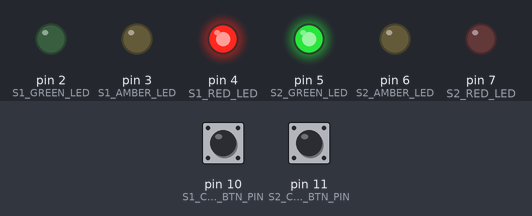
A sketch run on a simulated Arduino Nano, built with avr-gcc and run on an emulated ATmega328P. Shown: output pins drawn as LEDs (lit = HIGH). The test bench sets the inputs (shaded band); at power-on: pin 11 (S2_CROSSWALK_BTN_PIN) LOW, pin 10 (S1_CROSSWALK_BTN_PIN) LOW.

Above: at 1.2 s.
1.3 s: pin 11 (S2_CROSSWALK_BTN_PIN) pulled HIGH for 0.15 s
At 2.1 s:
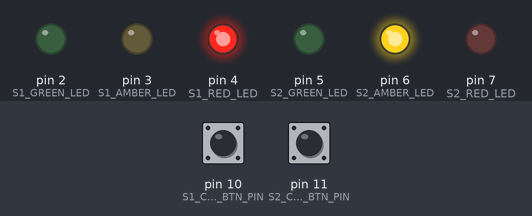
At 3.1 s:
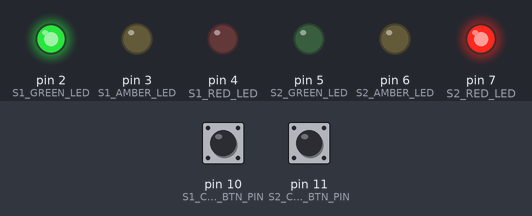
4.4 s: pin 10 (S1_CROSSWALK_BTN_PIN) pulled HIGH for 0.15 s
At 4.7 s:
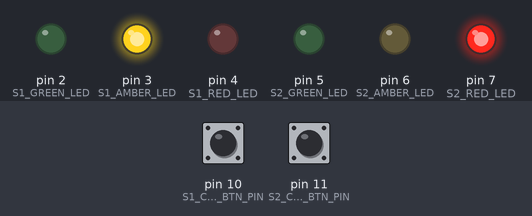
6.8 s: pin 11 (S2_CROSSWALK_BTN_PIN) pulled HIGH for 1 s
Timing chart, 0 to 16.8 s (numbered marks = the images above; inputs shaded):
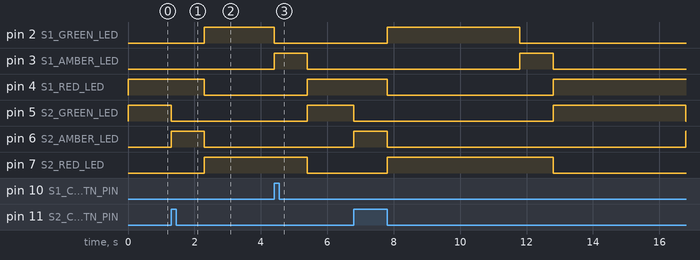

The sketch:

part3-bonus.ino
```cpp
/**
 * SOEN422 – Fall 2025: Embedded Systems/Software
 * Section MM/MI-X - Lab Assignment 1: Part 3
 *
 * Authors: Nathan Grenier, Giuliano Verdone
 */

// Global constants for Arduino Nano I/O Pin Configuration
const unsigned char S1_GREEN_LED = 2;
const unsigned char S1_AMBER_LED = 3;
const unsigned char S1_RED_LED = 4;

const unsigned char S2_GREEN_LED = 5;
const unsigned char S2_AMBER_LED = 6;
const unsigned char S2_RED_LED = 7;

const unsigned char S1_CROSSWALK_BTN_PIN = 10;
const unsigned char S2_CROSSWALK_BTN_PIN = 11;

// Define LED Color Duration Constants (in milliseconds)
const unsigned int RED_DURATION = 5000;
const unsigned int AMBER_DURATION = 1000;
const unsigned int GREEN_DURATION = 4000;

/**
 * Represents a LED node in the doubly linked list.
 * Each node contains the following:
 * - pin: the pin connected to the LED
 * - duration: how long the LED should stay on (in milliseconds)
 * - next: pointer to the next node in the sequence
 * - prev: pointer to the previous node
 */
struct LEDNode
{
    unsigned char pin;
    unsigned int duration;
    LEDNode *next;
    LEDNode *prev;
};

/**
 * Represents a traffic light system.
 * Each traffic light contains the following:
 * - currentLED: pointer to the currently active LED node in a doubly linked list
 * - currentLEDStartTime: the time when the current LED was turned on (relative to the beginning of a record time)
 */
struct TrafficLight
{
    LEDNode *currentLED;
    unsigned long currentLEDStartTime;
};

LEDNode S1Red, S1Amber, S1Green;
LEDNode S2Red, S2Amber, S2Green;

TrafficLight S1TrafficLight;
TrafficLight S2TrafficLight;

struct CrosswalkButton {
  unsigned char pin;
  bool lastButtonState;
};

CrosswalkButton S1CrosswalkButton;
CrosswalkButton S2CrosswalkButton;

/**
 * Arduino setup function.
 *
 * Initializes pin modes and constructs the linked list of LED nodes.
 */
void setup()
{
    pinMode(S1_GREEN_LED, OUTPUT);
    pinMode(S1_AMBER_LED, OUTPUT);
    pinMode(S1_RED_LED, OUTPUT);

    pinMode(S2_GREEN_LED, OUTPUT);
    pinMode(S2_AMBER_LED, OUTPUT);
    pinMode(S2_RED_LED, OUTPUT);

    pinMode(S1_CROSSWALK_BTN_PIN, INPUT);
    pinMode(S2_CROSSWALK_BTN_PIN, INPUT);

    // Initialize the CrosswalkButtons
    S1CrosswalkButton = {S1_CROSSWALK_BTN_PIN, LOW};
    S2CrosswalkButton = {S2_CROSSWALK_BTN_PIN, LOW};

    // Create LED nodes for TrafficLights
    S1Red = {S1_RED_LED, RED_DURATION, &S1Green, &S1Amber};
    S1Amber = {S1_AMBER_LED, AMBER_DURATION, &S1Red, &S1Green};
    S1Green = {S1_GREEN_LED, GREEN_DURATION, &S1Amber, &S1Red};

    S2Red = {S2_RED_LED, RED_DURATION, &S2Green, &S2Amber};
    S2Amber = {S2_AMBER_LED, AMBER_DURATION, &S2Red, &S2Green};
    S2Green = {S2_GREEN_LED, GREEN_DURATION, &S2Amber, &S2Red};

    // S1 Traffic Light Starts on Red
    S1TrafficLight = {&S1Red, 0};
    // S2 Traffic Light Starts on Green
    S2TrafficLight = {&S2Green, 0};

    // Initially, turn on the starting LEDs of both traffic lights
    unsigned long now = millis();

    digitalWrite(S1TrafficLight.currentLED->pin, HIGH);
    S1TrafficLight.currentLEDStartTime = now;

    digitalWrite(S2TrafficLight.currentLED->pin, HIGH);
    S2TrafficLight.currentLEDStartTime = now;
}

void updateTrafficLight(TrafficLight &trafficLight, unsigned long now)
{
    // Check if the LED should be turned OFF
    if (now - trafficLight.currentLEDStartTime >= trafficLight.currentLED->duration)
    {
        // Turn the current LED OFF
        digitalWrite(trafficLight.currentLED->pin, LOW);

        // Update start time for the next light by the fixed duration to prevent drift
        trafficLight.currentLEDStartTime += trafficLight.currentLED->duration;

        // Move to the next node in the sequence
        trafficLight.currentLED = trafficLight.currentLED->next;

        // Turn the new current LED ON immediately
        digitalWrite(trafficLight.currentLED->pin, HIGH);
    }
}

bool detectButtonPress(CrosswalkButton &crosswalkButton)
{
    bool buttonState = digitalRead(crosswalkButton.pin);
    if (buttonState == HIGH && crosswalkButton.lastButtonState == LOW)
    {
        crosswalkButton.lastButtonState = buttonState;
        return true;
    }
    crosswalkButton.lastButtonState = buttonState;
    return false;
}

void loop()
{
    unsigned long now = millis();

    if (detectButtonPress(S1CrosswalkButton))
    {
        // If the button is pressed while S1 is Green, S1 immediately switches to Amber.
        // S2 immediately switches to Red with a remaining duration equal to the AMBER_DURATION.
        if (S1TrafficLight.currentLED == &S1Green)
        {
            // Turn off current LEDs
            digitalWrite(S1TrafficLight.currentLED->pin, LOW);
            digitalWrite(S2TrafficLight.currentLED->pin, LOW);

            // Switch S1 to Amber
            S1TrafficLight.currentLED = &S1Amber;
            digitalWrite(S1TrafficLight.currentLED->pin, HIGH);
            S1TrafficLight.currentLEDStartTime = now;

            // Switch S2 to Red - Amber LED duration
            S2TrafficLight.currentLED = &S2Red;
            digitalWrite(S2TrafficLight.currentLED->pin, HIGH);
            S2TrafficLight.currentLEDStartTime = now - (RED_DURATION - AMBER_DURATION);
        }
    }

    if (detectButtonPress(S2CrosswalkButton)) {
        if (S2TrafficLight.currentLED == &S2Green)
        {
            // Turn off current LEDs
            digitalWrite(S1TrafficLight.currentLED->pin, LOW);
            digitalWrite(S2TrafficLight.currentLED->pin, LOW);

            // Switch S2 to Amber
            S2TrafficLight.currentLED = &S2Amber;
            digitalWrite(S2TrafficLight.currentLED->pin, HIGH);
            S2TrafficLight.currentLEDStartTime = now;

            // Switch S1 to Red - Amber LED duration
            S1TrafficLight.currentLED = &S1Red;
            digitalWrite(S1TrafficLight.currentLED->pin, HIGH);
            S1TrafficLight.currentLEDStartTime = now - (RED_DURATION - AMBER_DURATION);
        }
    }

    updateTrafficLight(S1TrafficLight, now);
    updateTrafficLight(S2TrafficLight, now);
}
```

Measured:
- after the input at 1.3 s, pin 2 (S1_GREEN_LED), pin 7 (S2_RED_LED): LOW → HIGH after 1.0 s; pin 4 (S1_RED_LED): HIGH → LOW after 1.0 s; pin 5 (S2_GREEN_LED): HIGH → LOW after 0.00 s instead of 2.7 s; pin 6 (S2_AMBER_LED): LOW → HIGH after 0.00 s instead of 2.7 s
- after the input at 4.4 s, pin 2 (S1_GREEN_LED): HIGH → LOW after 0.00 s instead of 1.9 s; pin 3 (S1_AMBER_LED): LOW → HIGH after 0.00 s instead of 1.9 s; pin 4 (S1_RED_LED), pin 5 (S2_GREEN_LED): LOW → HIGH after 1.0 s; pin 7 (S2_RED_LED): HIGH → LOW after 1.0 s
